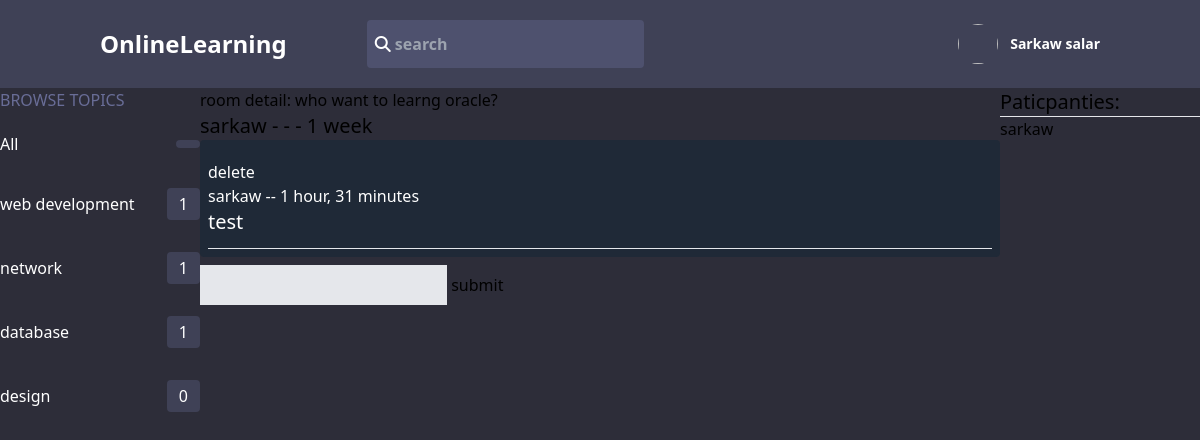
The app's page /room/3 (signed in) with its own data.
### base/models.py (models this page shows, shortened)
class Topic(models.Model):
    name = models.CharField(max_length=100)
    update = models.DateTimeField(auto_now=True)
    create_at = models.DateTimeField(auto_now_add=True)
    def __str__(self):
        return self.name

class Room(models.Model):
    host = models.ForeignKey(User, on_delete=models.CASCADE)
    topic= models.ForeignKey(Topic, on_delete=models.SET_NULL, null=True)
    name = models.CharField(max_length=200)
    particpanties = models.ManyToManyField(User, related_name='participants', blank=True)
    description = models.TextField(null=True, blank=True)
    update = models.DateTimeField(auto_now=True)
    create_at = models.DateTimeField(auto_now_add=True)
    class Meta:
        ordering = ['-create_at']

class Message(models.Model):
    user = models.ForeignKey(User, on_delete=models.CASCADE)
    room = models.ForeignKey(Room, on_delete=models.CASCADE)
    body = models.TextField()
    update = models.DateTimeField(auto_now=True)
    create_at = models.DateTimeField(auto_now_add=True)
    class Meta:
        ordering = ['-create_at']

### base/views.py (the view)
# urls.py: path('room/<str:id>', views.room, name="room"),
def room(request, id):
    room = Room.objects.get(id = int(id))
    message = room.message_set.all()
    particpanties = room.particpanties.all()
    topic = Topic.objects.all()
    if request.user.is_authenticated:
        if request.method == "POST":
            Message.objects.create(
                user = request.user,
                room = room,
                body = request.POST.get('body')
            )
            room.particpanties.add(request.user)
            return redirect('room',id=room.id)
    return render(request, 'base/room.html',{"room":room,'room_messages':message, 'particpanties':particpanties,'topic':topic})

### base/templates/base/room.html (shortened to what this page needs)
{% extends 'main.html' %}
{% block content %}
    <div class="flex flex-wrap">
        <div class="w-2/12">
            {% include 'base/components/topic.html'  %}
         </div>
        <div class="w-8/12">
            room detail: {{ room.name }}
            <p class="text-xl">{{ room.host }} - - - {{ room.create_at|timesince }}</p>
            <div class="bg-gray-800 text-white p-2 rounded">
                {% for message in room_messages %}
                   <div class="my-3">
                        {% if message.user == request.user %}
                        <p>
                            <a href="{% url 'deleteMessage' message.id %}">delete</a>
                        </p>
                        {% endif %}
                        {{ message.user }}  -- {{ message.create_at|timesince }}
                        <p class="text-xl">{{ message.body }}</p>
                    </div>
                    <hr class="bg-white">
                {% endfor %}
            </div>
            {% if request.user.is_authenticated %}
                <form method="post" class="mt-2">
                    <input type="text" class="p-2 bg-gray-200" name="body">
                    <button>submit</button>
                </form>
            {% endif %}
        </div>
        <div class="w-2/12">
            <p class="text-xl">Paticpanties:</p>
            <hr>
            {% for user in particpanties %}
                <p>{{ user.username }}</p>
            {% endfor %}
        </div>
    </div>
{% endblock %}

### base/templates/base/components/topic.html (shortened to what this page needs)
<p class=" mainColorText uppercase ">browse topics</p>
<div class="grid gap-y-8 text-white mt-5">
    <a  href="{% url 'home' %}" class="flex items-center justify-between">
        <p>All</p>
        <div class="mainColor px-3 py-1 rounded">
        </div>
    </a>
    {% for i in topic %}
    <a  href="{% url 'home' %}?q={{ i.name }}" class="flex items-center hover:text-cyan-400 justify-between">
        <p>{{ i }}</p>
        <div class="mainColor px-3 py-1 rounded">
            {{ i.room_set.all.count }}
        </div>
    </a>
    {% endfor %}
</div>

### static/style/style.css (style rules this page uses)
html, body { background-color: #2d2d39; }
.mainColor { background-color: #3f4156; }
.mainColorText { color: #696d97; }

### records on screen
Topic: name "web development", room_set.all.count "1"
Topic: name "network", room_set.all.count "1"
Topic: name "database", room_set.all.count "1"
Topic: name "design", room_set.all.count "0"
Room: name "who want to learng oracle?", host "sarkaw", create_at "1 week"
Message: shows "delete", user "sarkaw", create_at "1 hour, 31 minutes", body "test"

### other values on screen
{{ user.username }} "sarkaw"
